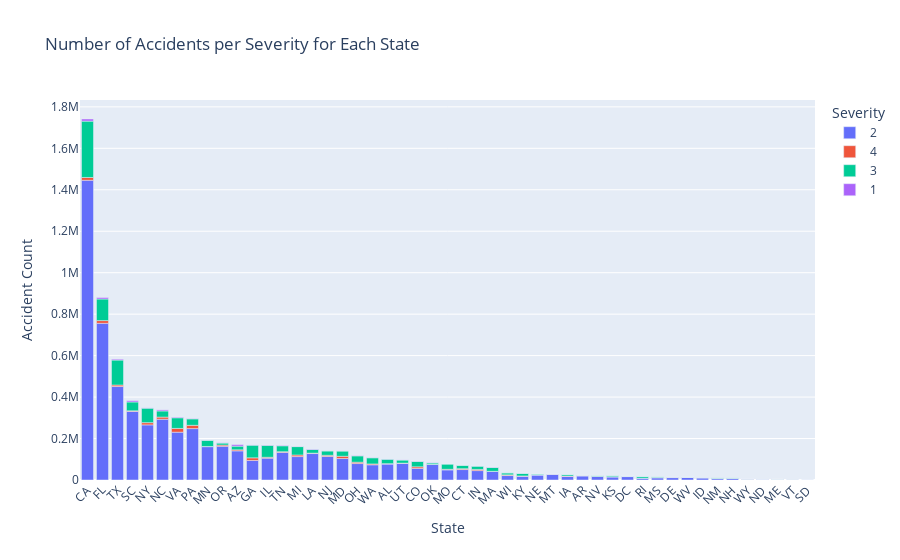

Notebook code cell kept with this figure:
### Code cell
import plotly.express as px
severity_counts = df_state.groupby(['State', 'Severity']).size().reset_index(name='Counts')

# Group by State to get total accidents (for sorting purposes)
total_accidents = severity_counts.groupby('State')['Counts'].sum().reset_index()
total_accidents = total_accidents.sort_values(by='Counts', ascending=False)

# Merge severity_counts with total_accidents to ensure the same order
severity_counts = severity_counts.merge(total_accidents, on='State', suffixes=('', '_Total'))

# Sort severity_counts by the total accident counts for consistent ordering
severity_counts = severity_counts.sort_values(by='Counts_Total', ascending=False)

# Define Severity as a categorical variable to ensure color ordering
severity_order = severity_counts.groupby('Severity')['Counts'].sum().sort_values(ascending=False).index.tolist()
severity_counts['Severity'] = pd.Categorical(severity_counts['Severity'], categories=severity_order, ordered=True)

# Plot the original accident counts (Unnormalized)
fig = px.bar(
    severity_counts, 
    x='State', 
    y='Counts', 
    color='Severity', 
    title='Number of Accidents per Severity for Each State', 
    color_continuous_scale='Viridis'
)
fig.update_layout(xaxis_title='State', yaxis_title='Accident Count', xaxis_tickangle=-45)
fig.show()

### Figure 1 — Plotly figure (JSON) as saved in the notebook; plotly's stock layout.template omitted (floating-point values rounded to 4 significant figures)
{"data": [{"alignmentgroup": "True", "hovertemplate": "Severity=2<br>State=%{x}<br>Counts=%{y}<extra></extra>", "legendgroup": "2", "marker": {"color": "#636efa", "pattern": {"shape": ""}}, "name": "2", "offsetgroup": "2", "orientation": "v", "showlegend": true, "textposition": "auto", "type": "bar", "x": ["CA", "FL", "TX", "SC", "NY", "NC", "VA", "PA", "MN", "OR", "AZ", "GA", "IL", "TN", "MI", "LA", "NJ", "MD", "OH", "WA", "AL", "UT", "CO", "OK", "MO", "CT", "IN", "MA", "WI", "KY", "NE", "MT", "IA", "AR", "NV", "KS", "DC", "RI", "MS", "DE", "WV", "ID", "NM", "NH", "WY", "ND", "ME", "VT", "SD"], "xaxis": "x", "y": [1445833, 755895, 450952, 330817, 265902, 293066, 230660, 247991, 160848, 162713, 140553, 94206, 105273, 133054, 113020, 127647, 113315, 103558, 79373, 73339, 76993, 79801, 56105, 75059, 48766, 50392, 45415, 41326, 21530, 18255, 24047, 27894, 17226, 19239, 17127, 14837, 16489, 8935, 10739, 11596, 12444, 10604, 6750, 7818, 3028, 3455, 2259, 616, 221], "yaxis": "y"}, {"alignmentgroup": "True", "hovertemplate": "Severity=4<br>State=%{x}<br>Counts=%{y}<extra></extra>", "legendgroup": "4", "marker": {"color": "#EF553B", "pattern": {"shape": ""}}, "name": "4", "offsetgroup": "4", "orientation": "v", "showlegend": true, "textposition": "auto", "type": "bar", "x": ["CA", "FL", "TX", "SC", "NY", "NC", "VA", "PA", "MN", "OR", "AZ", "GA", "IL", "TN", "MI", "LA", "NJ", "MD", "OH", "WA", "AL", "UT", "CO", "OK", "MO", "CT", "IN", "MA", "WI", "KY", "NE", "MT", "IA", "AR", "NV", "KS", "DC", "RI", "MS", "DE", "WV", "ID", "NM", "NH", "WY", "ND", "ME", "VT", "SD"], "xaxis": "x", "y": [13502, 13149, 7209, 3095, 10749, 10404, 18202, 15867, 863, 5894, 5116, 12776, 4317, 3489, 7635, 1945, 5887, 10892, 6447, 4091, 1828, 1646, 7504, 485, 2882, 4172, 5605, 547, 3462, 1232, 579, 459, 2069, 2827, 720, 800, 821, 119, 843, 1552, 823, 546, 573, 254, 547, 17, 119, 90, 60], "yaxis": "y"}, {"alignmentgroup": "True", "hovertemplate": "Severity=3<br>State=%{x}<br>Counts=%{y}<extra></extra>", "legendgroup": "3", "marker": {"color": "#00cc96", "pattern": {"shape": ""}}, "name": "3", "offsetgroup": "3", "orientation": "v", "showlegend": true, "textposition": "auto", "type": "bar", "x": ["CA", "FL", "TX", "SC", "NY", "NC", "VA", "PA", "MN", "OR", "AZ", "GA", "IL", "TN", "MI", "LA", "NJ", "MD", "OH", "WA", "AL", "UT", "CO", "OK", "MO", "CT", "IN", "MA", "WI", "KY", "NE", "MT", "IA", "AR", "NV", "KS", "DC", "RI", "MS", "DE", "WV", "ID", "NM", "NH", "WY", "ND", "ME", "VT", "SD"], "xaxis": "x", "y": [271814, 104065, 120443, 42470, 70062, 29590, 51324, 31031, 29884, 9730, 17551, 61245, 57748, 28510, 40488, 17575, 21318, 25450, 30589, 29926, 21542, 15000, 26306, 6800, 25405, 16369, 15877, 18623, 9606, 12476, 4151, 143, 6954, 677, 3690, 5321, 1177, 7728, 3570, 715, 524, 225, 2849, 2059, 182, 14, 316, 217, 8], "yaxis": "y"}, {"alignmentgroup": "True", "hovertemplate": "Severity=1<br>State=%{x}<br>Counts=%{y}<extra></extra>", "legendgroup": "1", "marker": {"color": "#ab63fa", "pattern": {"shape": ""}}, "name": "1", "offsetgroup": "1", "orientation": "v", "showlegend": true, "textposition": "auto", "type": "bar", "x": ["CA", "FL", "TX", "SC", "NY", "NC", "VA", "PA", "MN", "OR", "AZ", "GA", "IL", "TN", "MI", "LA", "NJ", "MD", "OH", "WA", "AL", "UT", "CO", "OK", "MO", "CT", "IN", "MA", "WI", "KY", "NE", "IA", "AR", "NV", "KS", "DC", "RI", "MS", "DE", "WV", "ID", "NM", "NH", "ND", "ME", "VT"], "xaxis": "x", "y": [10284, 7083, 4233, 6175, 1247, 5139, 3115, 1731, 489, 1323, 7389, 1007, 1620, 2335, 1048, 2534, 199, 517, 1706, 865, 681, 632, 970, 1303, 270, 72, 327, 1500, 90, 291, 93, 58, 37, 128, 34, 143, 189, 29, 234, 2, 1, 153, 82, 1, 4, 3], "yaxis": "y"}], "layout": {"barmode": "relative", "legend": {"title": {"text": "Severity"}, "tracegroupgap": 0}, "title": {"text": "Number of Accidents per Severity for Each State"}, "xaxis": {"anchor": "y", "domain": [0, 1], "tickangle": -45, "title": {"text": "State"}}, "yaxis": {"anchor": "x", "domain": [0, 1], "title": {"text": "Accident Count"}}}}
